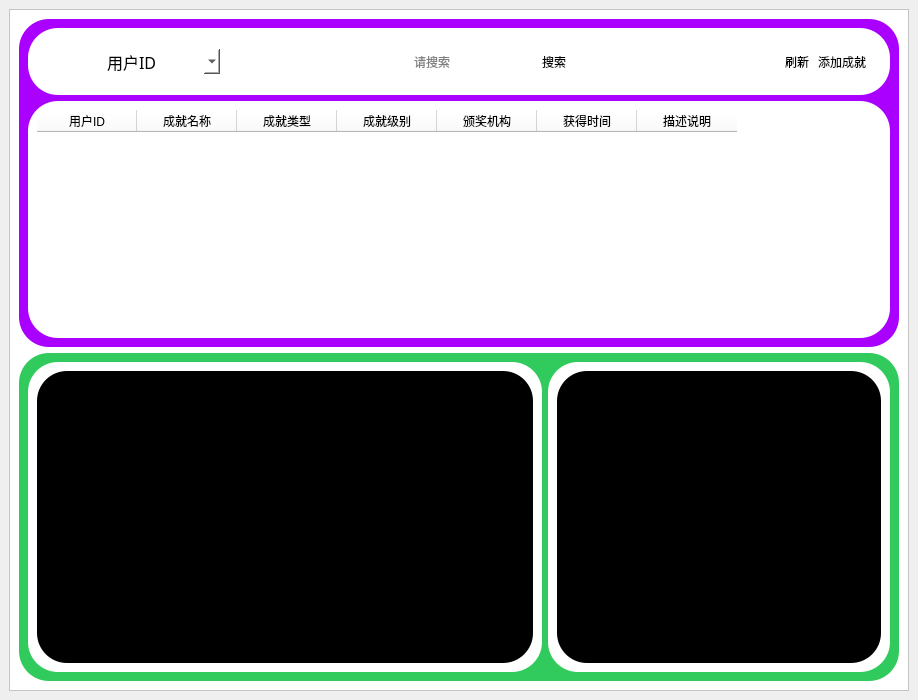
<?xml version="1.0" encoding="UTF-8"?>
<ui version="4.0">
 <class>Form</class>
 <widget class="QWidget" name="Form">
  <property name="geometry">
   <rect>
    <x>0</x>
    <y>0</y>
    <width>918</width>
    <height>700</height>
   </rect>
  </property>
  <property name="sizePolicy">
   <sizepolicy hsizetype="Preferred" vsizetype="Preferred">
    <horstretch>10</horstretch>
    <verstretch>0</verstretch>
   </sizepolicy>
  </property>
  <property name="windowTitle">
   <string>Form</string>
  </property>
  <layout class="QVBoxLayout" name="verticalLayout" stretch="0">
   <property name="spacing">
    <number>9</number>
   </property>
   <property name="leftMargin">
    <number>9</number>
   </property>
   <property name="topMargin">
    <number>9</number>
   </property>
   <property name="rightMargin">
    <number>9</number>
   </property>
   <property name="bottomMargin">
    <number>9</number>
   </property>
   <item>
    <widget class="QFrame" name="frame">
     <property name="styleSheet">
      <string notr="true">background-color: rgb(255, 255, 255);</string>
     </property>
     <property name="frameShape">
      <enum>QFrame::StyledPanel</enum>
     </property>
     <property name="frameShadow">
      <enum>QFrame::Raised</enum>
     </property>
     <layout class="QVBoxLayout" name="verticalLayout_2">
      <item>
       <widget class="QFrame" name="frame_2">
        <property name="sizePolicy">
         <sizepolicy hsizetype="Preferred" vsizetype="Expanding">
          <horstretch>0</horstretch>
          <verstretch>1</verstretch>
         </sizepolicy>
        </property>
        <property name="styleSheet">
         <string notr="true">#frame_2{
	border-radius:30px;
	background-color: rgb(0, 255, 127);
	
	background-color: rgb(170, 0, 255);
}</string>
        </property>
        <property name="frameShape">
         <enum>QFrame::StyledPanel</enum>
        </property>
        <property name="frameShadow">
         <enum>QFrame::Raised</enum>
        </property>
        <layout class="QVBoxLayout" name="verticalLayout_3">
         <item>
          <widget class="QFrame" name="frame_4">
           <property name="sizePolicy">
            <sizepolicy hsizetype="Preferred" vsizetype="Expanding">
             <horstretch>0</horstretch>
             <verstretch>1</verstretch>
            </sizepolicy>
           </property>
           <property name="styleSheet">
            <string notr="true">
#frame_4{
	border-radius:30px;
	background-color: rgb(255, 111, 101);
	
	background-color: rgb(255, 255, 255);
}</string>
           </property>
           <property name="frameShape">
            <enum>QFrame::StyledPanel</enum>
           </property>
           <property name="frameShadow">
            <enum>QFrame::Raised</enum>
           </property>
           <layout class="QHBoxLayout" name="horizontalLayout_17">
            <property name="spacing">
             <number>15</number>
            </property>
            <property name="leftMargin">
             <number>15</number>
            </property>
            <property name="topMargin">
             <number>12</number>
            </property>
            <property name="rightMargin">
             <number>15</number>
            </property>
            <property name="bottomMargin">
             <number>12</number>
            </property>
            <item>
             <widget class="QFrame" name="frame_6">
              <property name="styleSheet">
               <string notr="true">border-radius:30px;</string>
              </property>
              <property name="frameShape">
               <enum>QFrame::StyledPanel</enum>
              </property>
              <property name="frameShadow">
               <enum>QFrame::Raised</enum>
              </property>
              <layout class="QHBoxLayout" name="horizontalLayout_16">
               <property name="spacing">
                <number>9</number>
               </property>
               <item>
                <layout class="QHBoxLayout" name="horizontalLayout_15">
                 <item>
                  <layout class="QHBoxLayout" name="horizontalLayout_2">
                   <property name="spacing">
                    <number>0</number>
                   </property>
                   <item>
                    <widget class="QWidget" name="widget_2" native="true">
                     <property name="sizePolicy">
                      <sizepolicy hsizetype="Expanding" vsizetype="Preferred">
                       <horstretch>1</horstretch>
                       <verstretch>0</verstretch>
                      </sizepolicy>
                     </property>
                     <property name="maximumSize">
                      <size>
                       <width>50</width>
                       <height>50</height>
                      </size>
                     </property>
                     <property name="styleSheet">
                      <string notr="true">image: url(:/icons/res1/icons/option.png);
border:none</string>
                     </property>
                    </widget>
                   </item>
                   <item>
                    <widget class="QComboBox" name="comboBox">
                     <property name="sizePolicy">
                      <sizepolicy hsizetype="Preferred" vsizetype="Expanding">
                       <horstretch>1</horstretch>
                       <verstretch>0</verstretch>
                      </sizepolicy>
                     </property>
                     <property name="minimumSize">
                      <size>
                       <width>20</width>
                       <height>0</height>
                      </size>
                     </property>
                     <property name="font">
                      <font>
                       <family>宋体</family>
                       <pointsize>12</pointsize>
                       <italic>false</italic>
                       <bold>false</bold>
                      </font>
                     </property>
                     <property name="styleSheet">
                      <string notr="true">font: 12pt &quot;宋体&quot;;</string>
                     </property>
                     <item>
                      <property name="text">
                       <string>用户ID</string>
                      </property>
                     </item>
                     <item>
                      <property name="text">
                       <string>成就名称</string>
                      </property>
                     </item>
                     <item>
                      <property name="text">
                       <string>成就类型</string>
                      </property>
                     </item>
                     <item>
                      <property name="text">
                       <string>成就级别</string>
                      </property>
                     </item>
                     <item>
                      <property name="text">
                       <string>颁奖机构</string>
                      </property>
                     </item>
                     <item>
                      <property name="text">
                       <string>获得时间</string>
                      </property>
                     </item>
                     <item>
                      <property name="text">
                       <string>描述说明</string>
                      </property>
                     </item>
                    </widget>
                   </item>
                  </layout>
                 </item>
                 <item>
                  <spacer name="horizontalSpacer">
                   <property name="orientation">
                    <enum>Qt::Horizontal</enum>
                   </property>
                   <property name="sizeHint" stdset="0">
                    <size>
                     <width>40</width>
                     <height>20</height>
                    </size>
                   </property>
                  </spacer>
                 </item>
                 <item>
                  <layout class="QHBoxLayout" name="horizontalLayout">
                   <property name="spacing">
                    <number>0</number>
                   </property>
                   <item>
                    <widget class="QWidget" name="widget" native="true">
                     <property name="sizePolicy">
                      <sizepolicy hsizetype="Expanding" vsizetype="Preferred">
                       <horstretch>1</horstretch>
                       <verstretch>0</verstretch>
                      </sizepolicy>
                     </property>
                     <property name="styleSheet">
                      <string notr="true">image: url(:/icons/res1/icons/research.png);</string>
                     </property>
                    </widget>
                   </item>
                   <item>
                    <widget class="QLineEdit" name="borrow_user_search_lineEdit">
                     <property name="sizePolicy">
                      <sizepolicy hsizetype="Expanding" vsizetype="Expanding">
                       <horstretch>9</horstretch>
                       <verstretch>0</verstretch>
                      </sizepolicy>
                     </property>
                     <property name="styleSheet">
                      <string notr="true">font: 12pt &quot;宋体&quot;;</string>
                     </property>
                     <property name="placeholderText">
                      <string>请搜索</string>
                     </property>
                    </widget>
                   </item>
                   <item>
                    <widget class="QPushButton" name="search_borrow_user_pushButton">
                     <property name="sizePolicy">
                      <sizepolicy hsizetype="Minimum" vsizetype="Expanding">
                       <horstretch>0</horstretch>
                       <verstretch>0</verstretch>
                      </sizepolicy>
                     </property>
                     <property name="styleSheet">
                      <string notr="true">
#search_borrow_user_pushButton:hover{
	background-color: rgb(196, 196, 196);
	border-radius:8px;
	color: rgb(0, 0, 0);
}

#search_borrow_user_pushButton:pressed{
	padding-top:3px;
	padding-left:3px;
}
#search_borrow_user_pushButton{
	
	border-radius:30px;

}</string>
                     </property>
                     <property name="text">
                      <string>搜索</string>
                     </property>
                    </widget>
                   </item>
                  </layout>
                 </item>
                 <item>
                  <spacer name="horizontalSpacer_2">
                   <property name="orientation">
                    <enum>Qt::Horizontal</enum>
                   </property>
                   <property name="sizeHint" stdset="0">
                    <size>
                     <width>210</width>
                     <height>20</height>
                    </size>
                   </property>
                  </spacer>
                 </item>
                 <item>
                  <layout class="QHBoxLayout" name="horizontalLayout_3">
                   <item>
                    <widget class="QPushButton" name="refresh_pushButton">
                     <property name="sizePolicy">
                      <sizepolicy hsizetype="Minimum" vsizetype="Expanding">
                       <horstretch>0</horstretch>
                       <verstretch>0</verstretch>
                      </sizepolicy>
                     </property>
                     <property name="styleSheet">
                      <string notr="true">#refresh_pushButton:hover{
	background-color: rgb(196, 196, 196);
	border-radius:8px;
	color: rgb(0, 0, 0);
}
#refresh_pushButton:pressed{
	padding-top:3px;
	padding-left:3px;
}



</string>
                     </property>
                     <property name="text">
                      <string>刷新</string>
                     </property>
                     <property name="icon">
                      <iconset resource="res1.qrc">
                       <normaloff>:/icons/res1/icons/refresh.png</normaloff>:/icons/res1/icons/refresh.png</iconset>
                     </property>
                    </widget>
                   </item>
                   <item>
                    <widget class="QPushButton" name="add_achieve_pushButton">
                     <property name="sizePolicy">
                      <sizepolicy hsizetype="Minimum" vsizetype="Expanding">
                       <horstretch>0</horstretch>
                       <verstretch>0</verstretch>
                      </sizepolicy>
                     </property>
                     <property name="styleSheet">
                      <string notr="true">#add_achieve_pushButton:hover{
	background-color: rgb(196, 196, 196);
	border-radius:8px;
	color: rgb(0, 0, 0);
}
#add_achieve_pushButton:pressed{
	padding-top:3px;
	padding-left:3px;
}



</string>
                     </property>
                     <property name="text">
                      <string>添加成就</string>
                     </property>
                     <property name="icon">
                      <iconset resource="res1.qrc">
                       <normaloff>:/icons/res1/icons/add.png</normaloff>:/icons/res1/icons/add.png</iconset>
                     </property>
                    </widget>
                   </item>
                  </layout>
                 </item>
                </layout>
               </item>
              </layout>
             </widget>
            </item>
           </layout>
          </widget>
         </item>
         <item>
          <widget class="QFrame" name="frame_5">
           <property name="sizePolicy">
            <sizepolicy hsizetype="Preferred" vsizetype="Expanding">
             <horstretch>0</horstretch>
             <verstretch>5</verstretch>
            </sizepolicy>
           </property>
           <property name="styleSheet">
            <string notr="true">border-radius:30px;</string>
           </property>
           <property name="frameShape">
            <enum>QFrame::StyledPanel</enum>
           </property>
           <property name="frameShadow">
            <enum>QFrame::Raised</enum>
           </property>
           <layout class="QHBoxLayout" name="horizontalLayout_4">
            <item>
             <widget class="QTableWidget" name="tableWidget">
              <property name="styleSheet">
               <string notr="true">font: 12pt &quot;宋体&quot;;</string>
              </property>
              <column>
               <property name="text">
                <string>用户ID</string>
               </property>
              </column>
              <column>
               <property name="text">
                <string>成就名称</string>
               </property>
              </column>
              <column>
               <property name="text">
                <string>成就类型</string>
               </property>
              </column>
              <column>
               <property name="text">
                <string>成就级别</string>
               </property>
              </column>
              <column>
               <property name="text">
                <string>颁奖机构</string>
               </property>
              </column>
              <column>
               <property name="text">
                <string>获得时间</string>
               </property>
              </column>
              <column>
               <property name="text">
                <string>描述说明</string>
               </property>
              </column>
             </widget>
            </item>
           </layout>
          </widget>
         </item>
        </layout>
        <zorder>frame_4</zorder>
        <zorder>widget</zorder>
        <zorder>comboBox</zorder>
        <zorder>widget_2</zorder>
        <zorder>borrow_user_search_lineEdit</zorder>
        <zorder>search_borrow_user_pushButton</zorder>
        <zorder>refresh_pushButton</zorder>
        <zorder>add_achieve_pushButton</zorder>
        <zorder>frame_5</zorder>
       </widget>
      </item>
      <item>
       <widget class="QFrame" name="frame_3">
        <property name="sizePolicy">
         <sizepolicy hsizetype="Preferred" vsizetype="Expanding">
          <horstretch>0</horstretch>
          <verstretch>1</verstretch>
         </sizepolicy>
        </property>
        <property name="styleSheet">
         <string notr="true">
#frame_3{
	border-radius:30px;

background-color: rgb(0, 172, 83);
	background-color: rgb(24, 255, 97);
	background-color: rgb(49, 203, 93);
}</string>
        </property>
        <property name="frameShape">
         <enum>QFrame::StyledPanel</enum>
        </property>
        <property name="frameShadow">
         <enum>QFrame::Raised</enum>
        </property>
        <layout class="QHBoxLayout" name="horizontalLayout_20">
         <item>
          <widget class="QFrame" name="frame_7">
           <property name="sizePolicy">
            <sizepolicy hsizetype="Expanding" vsizetype="Preferred">
             <horstretch>3</horstretch>
             <verstretch>0</verstretch>
            </sizepolicy>
           </property>
           <property name="styleSheet">
            <string notr="true">border-radius:30px;</string>
           </property>
           <property name="frameShape">
            <enum>QFrame::StyledPanel</enum>
           </property>
           <property name="frameShadow">
            <enum>QFrame::Raised</enum>
           </property>
           <layout class="QHBoxLayout" name="horizontalLayout_18">
            <item>
             <widget class="QWidget" name="bar_widget" native="true">
              <property name="styleSheet">
               <string notr="true">background-color: rgb(0, 0, 0);</string>
              </property>
             </widget>
            </item>
           </layout>
          </widget>
         </item>
         <item>
          <widget class="QFrame" name="frame_8">
           <property name="sizePolicy">
            <sizepolicy hsizetype="Expanding" vsizetype="Preferred">
             <horstretch>2</horstretch>
             <verstretch>0</verstretch>
            </sizepolicy>
           </property>
           <property name="styleSheet">
            <string notr="true">border-radius:30px;</string>
           </property>
           <property name="frameShape">
            <enum>QFrame::StyledPanel</enum>
           </property>
           <property name="frameShadow">
            <enum>QFrame::Raised</enum>
           </property>
           <layout class="QHBoxLayout" name="horizontalLayout_19">
            <item>
             <widget class="QWidget" name="bar_widget_2" native="true">
              <property name="styleSheet">
               <string notr="true">background-color: rgb(0, 0, 0);</string>
              </property>
             </widget>
            </item>
           </layout>
          </widget>
         </item>
        </layout>
       </widget>
      </item>
     </layout>
    </widget>
   </item>
  </layout>
 </widget>
 <resources>
  <include location="res1.qrc"/>
 </resources>
 <connections/>
</ui>
